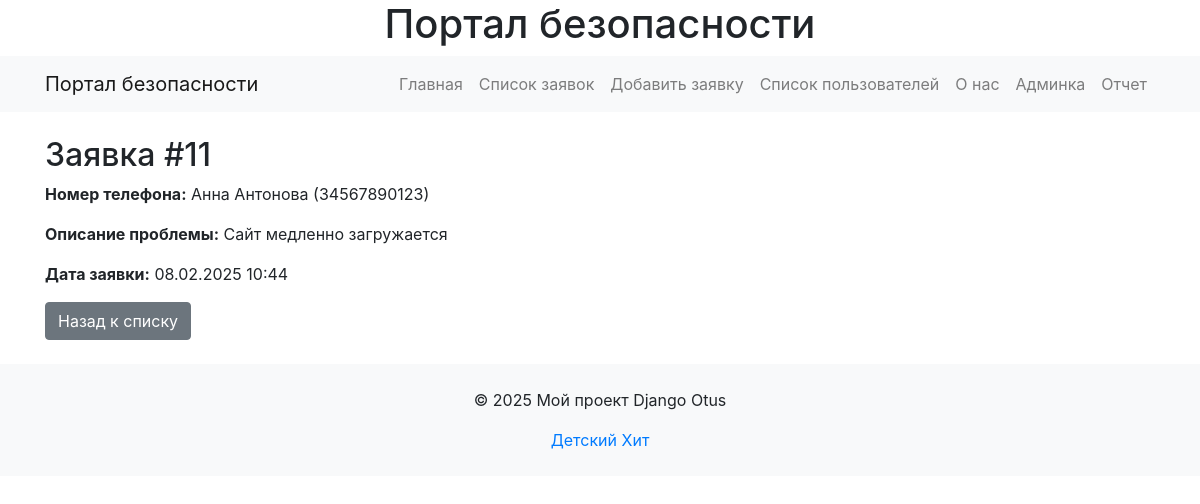
The page /tasks/11/ on the database as committed earlier.
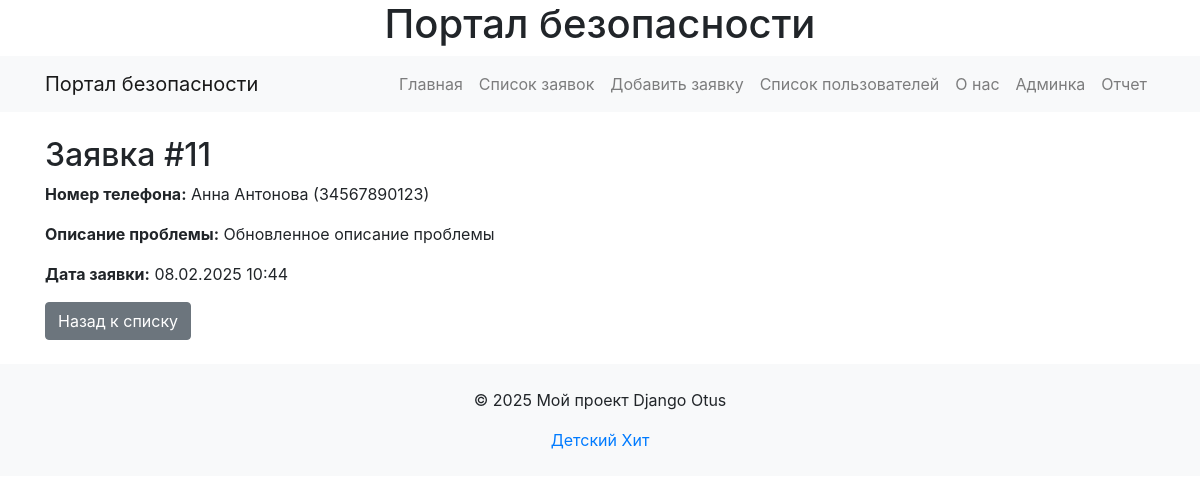
The same page on the database as committed later.
### my_app/models.py (models this page shows, shortened)
class Task(models.Model):
    STATUS_CHOICES = [
        ('на рассмотрении', 'На рассмотрении'),
        ('в работе', 'В работе'),
        ('просрочена', 'Просрочена'),
        ('выполнена', 'Выполнена'),
    ]
    phone_number = models.ForeignKey(
        Users,
        on_delete=models.CASCADE,
        related_name="tasks",
        verbose_name="Номер телефона",
        default=1,
    )
    platform_type = models.CharField(max_length=100, verbose_name="Тип площадки")
    legal_entity = models.CharField(max_length=100, verbose_name="Юрлицо")
    problem_description = models.TextField(verbose_name="Краткое описание проблемы")
    problem_location = models.CharField(max_length=200, verbose_name="Место проблемы")
    problem_type = models.CharField(max_length=100, verbose_name="Тип проблемы")
    task_date = models.DateTimeField(default=timezone.now, verbose_name="Дата заявки")
    task_id = models.AutoField(primary_key=True, verbose_name="Номер заявки ID")
    status = models.CharField(
        max_length=20,
        choices=STATUS_CHOICES,
        default='на рассмотрении',
        verbose_name="Статус заявки"
    )
    problem_photo = models.ImageField(
        upload_to="problem_photos/", blank=True, null=True, verbose_name="Фото проблемы"
    )
    solution_proposal = models.TextField(
        blank=True, null=True, verbose_name="Предложение по устранению"
    )
    responsible_person = models.CharField(
        max_length=100,
        blank=True,
        null=True,
        verbose_name="ФИО (ответственного за устранение)",
    )
    initiator_name = models.CharField(
        max_length=100, blank=True, null=True, verbose_name="ФИО (инициатора)"
    )
    position = models.CharField(
        max_length=100, blank=True, null=True, verbose_name="Должность"
    )
    department = models.CharField(
        max_length=100, blank=True, null=True, verbose_name="Отдел инициатора"
    )
    planned_fix_date = models.DateField(
        blank=True, null=True, verbose_name="Плановая дата устранения"
    )

class Users(models.Model):
    phone_number = models.CharField(
        max_length=11, unique=True, verbose_name="Номер телефона"
    )
    first_name = models.CharField(
        max_length=100, blank=True, null=True, verbose_name="Имя"
    )
    last_name = models.CharField(
        max_length=100, blank=True, null=True, verbose_name="Фамилия"
    )
    def __str__(self):
        return f"{self.first_name} {self.last_name} ({self.phone_number})"

### my_app/views.py (the view)
# urls.py: path("tasks/<int:task_id>/", TaskDetailView.as_view(), name="task_detail"),
class TaskDetailView(DetailView):
    model = Task  # Указываем модель
    template_name = "my_app/task_detail.html"  # Шаблон для отображения
    context_object_name = "task"  # Имя переменной в шаблоне
    pk_url_kwarg = "task_id"  # Имя параметра в URL

### my_app/templates/my_app/task_detail.html (shortened to what this page needs)
{% extends 'my_app/base.html' %}
{% block content %}
    <h2>Заявка #{{ task.task_id }}</h2>
    <p><strong>Номер телефона:</strong> {{ task.phone_number }}</p>
    <p><strong>Описание проблемы:</strong> {{ task.problem_description }}</p>
    <p><strong>Дата заявки:</strong> {{ task.task_date|date:"d.m.Y H:i" }}</p>
    <a href="{% url 'task_list' %}" class="btn btn-secondary">Назад к списку</a>
{% endblock %}

Rows that differ between the two databases and show on the page:
changed Task "Анна Антонова (34567890123)": problem_description "Сайт медленно загружается" → "Обновленное описание проблемы"
